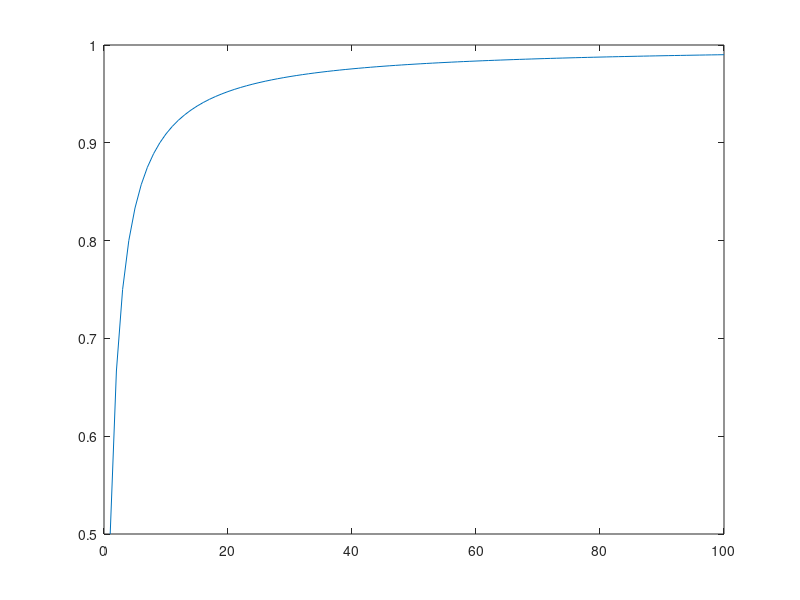
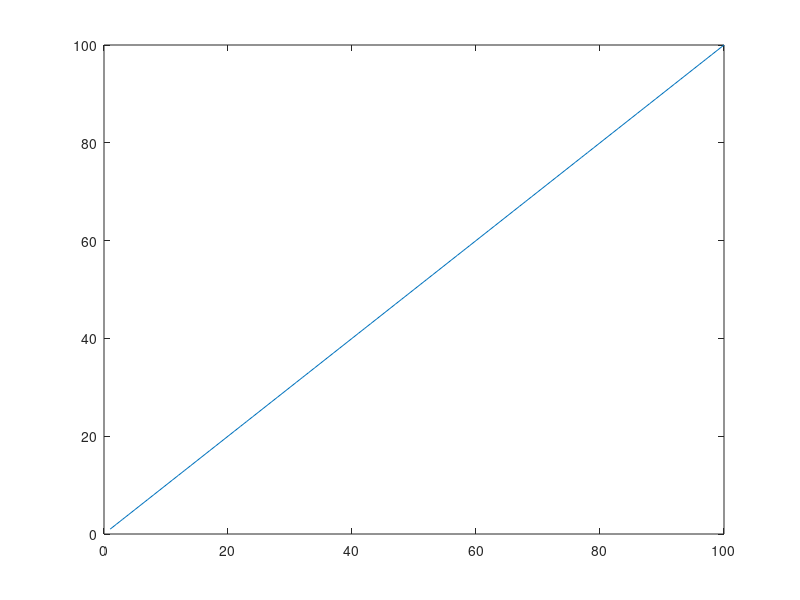

The MATLAB script that drew these images, in order:
%to plot
x=[1:100];
y=zeros(100,1);
for i=1:100
    y(i)=x(i)/(x(i)+1);
end
figure(1)
plot(x,y)
y=zeros(100,1);
for i=1:100
    y(i)=x(i)
end
figure(2)
plot(y,x)

